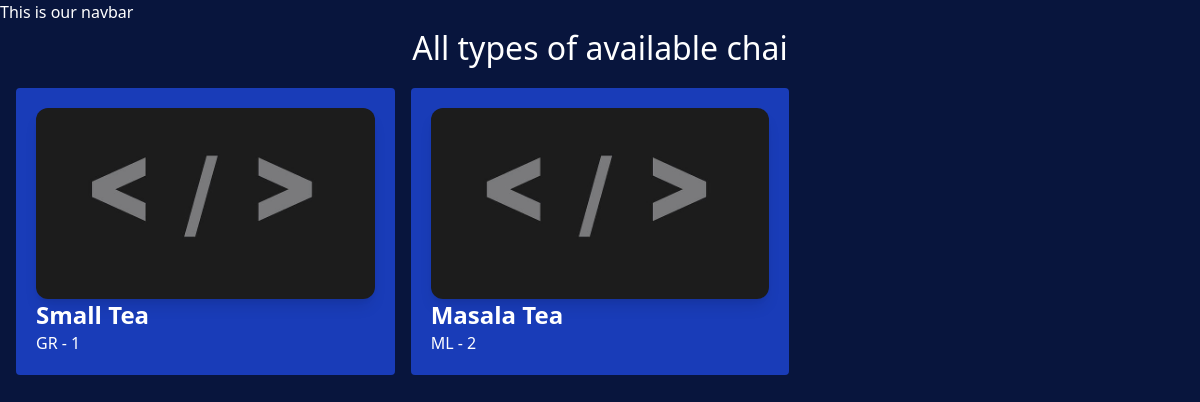
/djangoApp/, run on an earlier commit of the app's database.
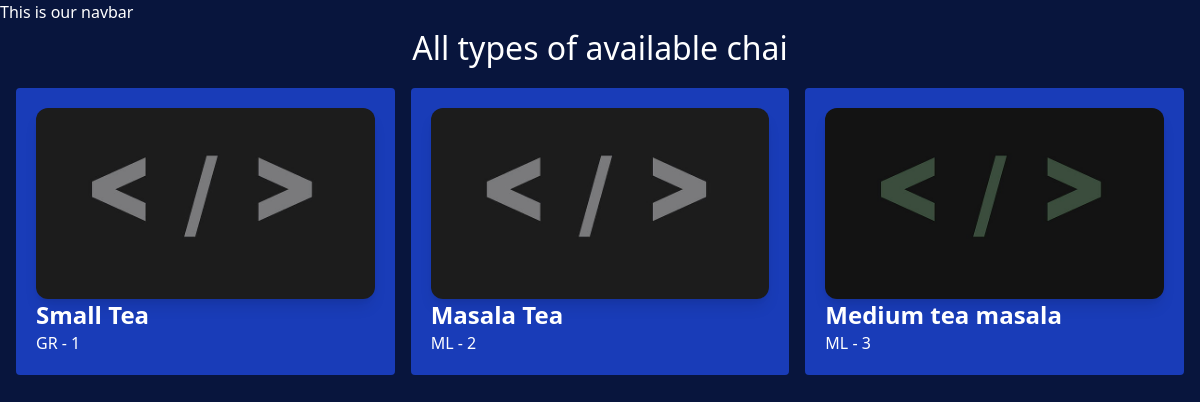
And on a later commit of the database.
### djangoApp/models.py (models this page shows, shortened)
class ChaiVariety(models.Model):
    CHAI_TYPE_CHOICE = [
        ('ML', 'MASALA'),
        ('GR', 'GINGER'),
        ('KL', 'KIWI'),
        ('PL', 'PLAIN'),
        ('EL', 'ELAICHI'),
    ]
    name = models.CharField(max_length=100)
    image = models.ImageField(upload_to='images/')
    date_added = models.DateTimeField(default=timezone.now)
    type = models.CharField(max_length=2, choices=CHAI_TYPE_CHOICE)
    description = models.TextField(default='')

### djangoApp/views.py (the view)
# urls.py: path('', views.all_chai, name='all_chai'),
def all_chai(request):
    chais = ChaiVariety.objects.all()
    return render(request, 'djangoApp/all_djangoApp.html', {'chais': chais})

### djangoApp/templates/djangoApp/all_djangoApp.html (shortened to what this page needs)
{% extends "layout.html" %}
{% block content %}
<h1>All types of available chai</h1>
<div class="grid grid-cols-3 gap-4 m-4">
{% for chai in chais %}
    <div class="bg-blue-800 p-5 rounded">
        <img class="rounded-xl shadow-lg" src="{{chai.image.url}}" alt="">
        <h3 class="text-2xl font-bold">{{chai.name}}</h3>
        <a href="{% url 'chai_detail' chai.id %}">
            <button
            type="button"
            class=""
            >
                {{chai.type}} - {{chai.id}}
            </button>
        </a>
    </div>
{% endfor %}
</div>
{% endblock %}

### templates/layout.html (shortened to what this page needs)
{% load static tailwind_tags %}
{% load static %}
<!DOCTYPE html>
<html lang="en">
<head>
    <link rel="stylesheet" href="{% static 'style.css' %}">
    {% tailwind_css %}
</head>
<body>
    <nav>This is our navbar</nav>
    {% block content %}{% endblock %}
</body>
</html>

### static/style.css (style rules this page uses)
body { background-color: #08153d; color: #FFFFFF; }
h1 { text-align: center; font-size: 2em; }

What changed in the data, as far as the page shows it:
added ChaiVariety: image (picture), name "Medium tea masala", type "ML", id "3"
